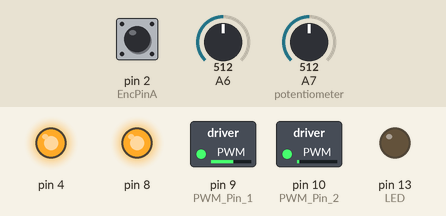
Bench run of a sketch on a simulated Arduino Nano, built with avr-gcc and run on an emulated ATmega328P. Shown: switched loads named in the sketch (green lamp = pin HIGH), output pins drawn as LEDs (lit = HIGH). Inputs (shaded band) come from the test bench; at power-on: A6 = 512, A7 (potentiometer) = 512, pin 2 (EncPinA) HIGH. What the sketch prints to the serial monitor is not drawn.

Above: at 1.2 s.
1.3 s: A6 set to 421
4.3 s: A6 set to 397
At 5.5 s:
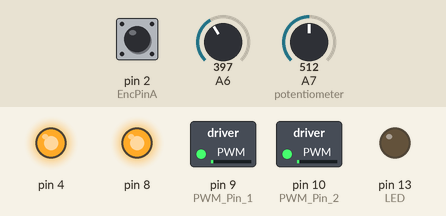
5.8 s: A6 set to 900
At 6.9 s:
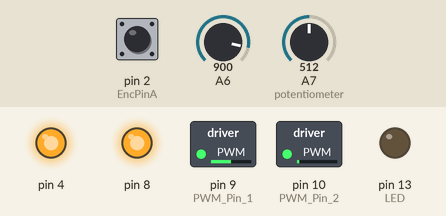
7.3 s: A7 (potentiometer) set to 245
At 7.9 s:
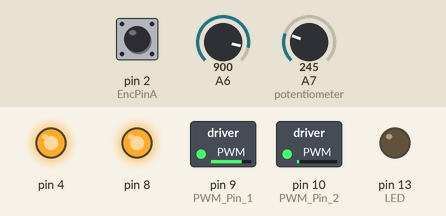
8.8 s: A7 (potentiometer) set to 1023
At 10.0 s:
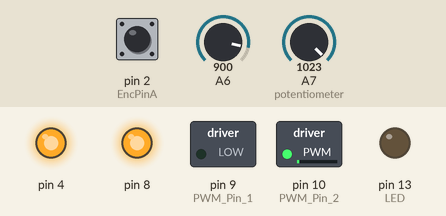
10.3 s: A6 set to 826
13.3 s: A6 set to 807
At 14.7 s:
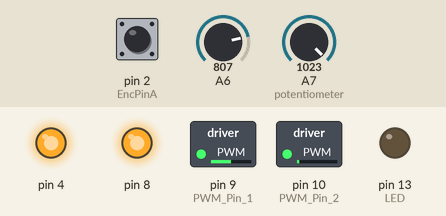
Timing chart, 0 to 16.3 s (numbered marks = the images above; inputs shaded):
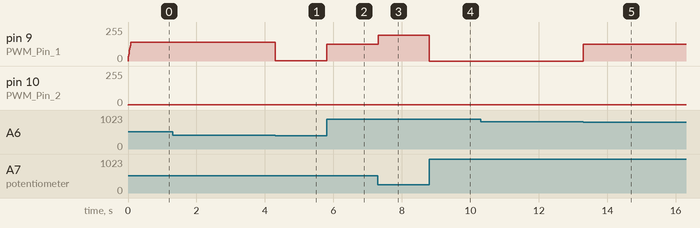

Measured:
- the behaviour switches between 410 and 409 on A6 (found by bisection; images 0 and 1)
- the behaviour switches between 820 and 819 on A6 (found by bisection; images 4 and 5)
- after the input at 1.3 s, every drawn part: stays the same
- after the input at 4.3 s, pin 9 (PWM_Pin_1): 142/255 → 1/255 at once
- after the input at 5.8 s, pin 9 (PWM_Pin_1): 1/255 → 127/255 at once
- after the input at 7.3 s, pin 9 (PWM_Pin_1): 127/255 → 194/255 at once
- after the input at 8.8 s, pin 9 (PWM_Pin_1): 194/255 → 0/255 at once
- after the input at 10.3 s, every drawn part: stays the same
- after the input at 13.3 s, pin 9 (PWM_Pin_1): 0/255 → 127/255 at once

The sketch:

TuinbouwmachineBart.ino
```cpp
/* Arduino Code voor de beide arduino nano in de tuinbouwmachine van Bart. Deze code kan voor andere closed loop DC motoren gebruikt worden
 * pin 2 en 3 optische encoder op de motor
 * pin4 +5V voor de encoder
 * pin8 +5V voor de H-brug logica
 * pin 13 led pin en test pin
 * pin 9 en pin 10: PWM uitgangen naar de H-brug

 */

int Control = 0;            // Interne waarde van de potentiometer voor de snelheid
int ControlPower = 0;       //
int ExtraPower = 0;
int Gear = 0;               // 1 tot 5 voor de versnellingen: 0 = achteruit, 1 = neutraal, 2 = 1ste, 3 = 2de, 4 = 3de vooruit

int PWMout1 = 0;        // Interne waarde voor PWM1 (analog out)
int PWMout2 = 0;        // Interne waarde voor PWM2 (analog out)

#define EncPinA  2  // interrupt pin
#define EncPinB  3  // een andere pin, zou ook interrupt kunnen geven
volatile int EncPos = 512;

void setup() {

  Serial.begin(115200);                                         // Start de seriele communicatie
  pinMode(EncPinA, INPUT);   digitalWrite(EncPinA, HIGH);       // encoder pinnen input en pull-up weerstand
  pinMode(EncPinB, INPUT);   digitalWrite(EncPinB, HIGH);       // encoder pinnen input en pull-up weerstand

  pinMode(4, OUTPUT);   digitalWrite(4, HIGH);                  // 5V voor de Encoder
  pinMode(8, OUTPUT);   digitalWrite(8, HIGH);                  // 5V voor de H-Bridge
  pinMode(13, OUTPUT);  digitalWrite(13, LOW);                  // Test LED

  pinMode(9, OUTPUT);                                           // PWM Pin 1
  pinMode(10, OUTPUT);                                          // PWM Pin 2
  ControlPower = 127;

  //Setup Timer2 overflow to 16ms as watchdog timer - Zie internet od atmega datasheet
  TCCR2B = 0x00;        //Disbale Timer2 while we set it up
  TCNT2  = 0;           //Reset Timer Count to 0 out of 255
  TIFR2  = 0x00;        //Timer2 INT Flag Reg: Clear Timer Overflow Flag
  TIMSK2 = 0x01;        //Timer2 INT Reg: Timer2 Overflow Interrupt Enable
  TCCR2A = 0x00;        //Timer2 Control Reg A: Wave Gen Mode normal
  TCCR2B = 0x07;        //Timer2 Control Reg B: Timer Prescaler set to 1024

  interrupts();  // zet de interrupts hoofdschakelaar aan
}

void loop() {
  TCNT2 = 0;  // reset timer 2 = onze eigen watchdogtimer
  digitalWrite(13, HIGH);   // Om te tijd van 1 controle lus te kunnen checken met een oscilloscoop
  digitalWrite(13, LOW);    // Genereren we hier een puls

  Control = analogRead(A7);               // Lees de gewenste snelheid uit, potentiometer  van Bart
  //           if (Control < 10) { delay(10);}       // **** Watchdog Timer (timer2) Test code

  Gear = map(analogRead(A6),0,1024,0,5);   // verdeel de versnelingspotentiometer in 5 levels
  switch (Gear) {

     case 0:
       Serial.print("R ");     // Achteruit     -  geen encoder feedback - differentieel
       Control = map(analogRead(A7),0,1023,256,512);
       break;
     case 1:
       Serial.print("N ");     // Neutraal - geen aansturing - differentieel
       Control = 512;
       break;
     case 2:
       Serial.print("1 ");      //  1st versnelling -  met ecoder feedback - starre achteras
       Control = map(analogRead(A7),0,1023,512+64,512);
       break;
     case 3:
       Serial.print("2 ");     //  2de versnelling -  met encoder feedback - starre achteras
       Control = map(analogRead(A7),0,1023,512+128,512);
       break;
     case 4:
       Serial.print("3 ");     //  3de versnelling - zonder encoder feedback- differentieel
       Control = map(analogRead(A7),0,1023,512+512,512);
       break;
    }


  PWMout1 = 1;      // We gaan er van uit dat de motor moet stilstaan, indien niet wordt dit in de volgende lijnen aangepast
  PWMout2 = 1;


  // Volgende lijnen: zet de PWM uitgangen afhankelijk van gevraagde snelheid en keuze van de versnelling en richting
  if (Gear == 0) { PWMout1 = 1; PWMout2 = map(Control,512,256,0,128); }  // Geen encoder feedback
  if (Gear == 4) { PWMout1 = map(Control,512,1024,0,255); PWMout2 = 1; } // Geen encoder feedback
  if ((Gear == 2) or (Gear == 3)) {
    ControlPower = (Control + ExtraPower) / 4 ;                          // met encoder feedback
    if (ControlPower <   0) {ControlPower =   0;}
    if (ControlPower > 255) {ControlPower = 255;}
    if (ControlPower > 127) {PWMout1 = map(ControlPower,128,255,5,255); PWMout2 = 1; }
    if (ControlPower < 127) {PWMout2 = map(ControlPower,126,  0,5,255); PWMout1 = 1; }
    }
  // In neutraal laten we ze beide op 1 staan

  analogWrite(9, PWMout1);  // PWM1 effectief naar de H-Brug sturen
  analogWrite(10, PWMout2); // PWM2 effectief naar de H-Brug sturen

  EncPos = 512; // 512 = nul, higher is one direction, lower than 512 is the other direction
  attachInterrupt(0, doEncoder0, CHANGE);  // encoder pin on interrupt 0 - pin 2
  delay(10);                               // Tel pulsen gedurende 10 ms
  detachInterrupt(0);                      // Zet interrupt terug af


  ExtraPower = ExtraPower + 1 * (Control - EncPos);
  if (ExtraPower < -250) {ExtraPower = -250;}
  if (ExtraPower >  250) {ExtraPower =  250;}

  /*  // Om te debuggen kan je data doorsturen naar de PC
  Serial.print(EncPos);
  Serial.print("\t  ");
  Serial.print(Control);
  Serial.print("\t  ");
  Serial.print(ExtraPower );

  Serial.print("\t 1L ");
  Serial.print(PWMout1 );
  Serial.print("\t 2L ");
  Serial.print(PWMout2 );
  Serial.println( );
  */
}
// Einde Hoofdprogramma

// Interrupt Service Routine voor de Encoder uit te lezen en om te zetten naar snelheid met 512 als stilstand
void doEncoder0() {
  if (digitalRead(EncPinA) == digitalRead(EncPinB)) {
    if (EncPos < 1024)  EncPos=EncPos+1;      // We zorgen dat de positie steeds tussen 0 en 1024 blijft
  } else {
    if (EncPos > 0)    EncPos=EncPos-1;       // We zorgen dat de positie steeds tussen 0 en 1024 blijft
  }
}

// Volgende code is voor onze eigen watchdog functie. Als de timer overflowed (dan loopt het programma niet zoals verwacht) resetten we de Arduino
void(* resetFunc) (void) = 0; //declare reset function @ address 0

ISR(TIMER2_OVF_vect) { // Timer2 = Watchdog interrupt
  TIFR2 = 0x00;        // reset timer 2 = onze eigen watchdogtimer
  Serial.print("**");
  resetFunc();         // call reset, herstart de Arduino
}
```
